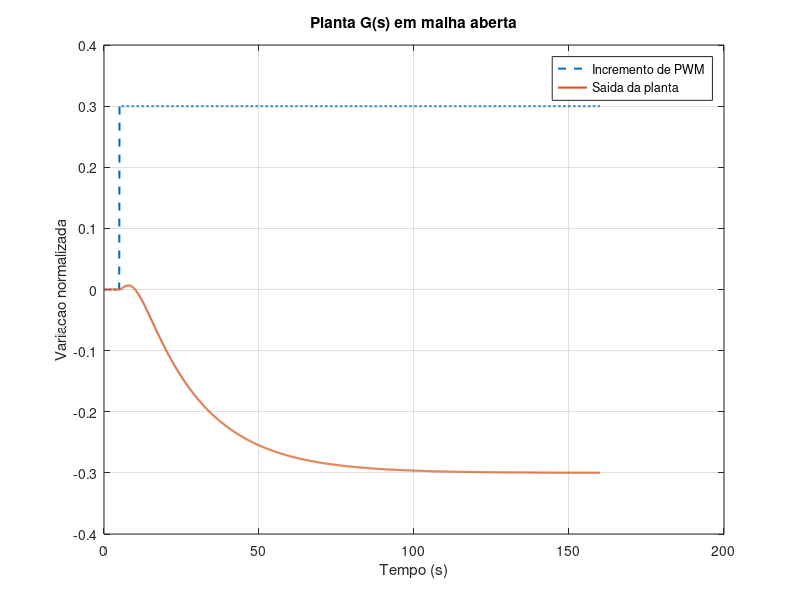
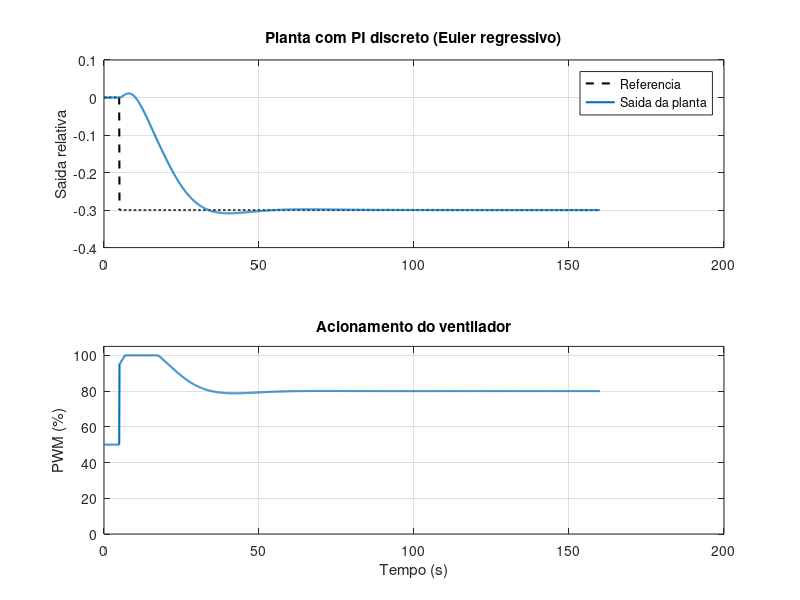

Here is the MATLAB script that generated these plots, in order:
%% PROJETO DE EXAUSTAO - PLANTA E CONTROLADOR PI
% Simulacao academica simplificada.
% Planta em torno de um ponto de operacao de 50% de PWM.
% O modelo nao representa medidas reais do MQ-2 ou da ventoinha.
% Requer Control System Toolbox.

clear; clc; close all;

%% Parametros do projeto
s = tf('s');
G = (2.5*s - 1)/(100*s^3 + 95*s^2 + 24.5*s + 1);

Kp = -1.5;
Ki = -0.0675;
Ts = 0.1;                 % PI executado a cada 100 ms
PWM_base = 0.50;
PWM_min = 0;
PWM_max = 1;
I_min = -0.50;
I_max = 0.50;

t = 0:Ts:160;

%% 1. Planta em malha aberta
% Incremento de 30 pontos percentuais em relacao a 50% de PWM.
% Assim, para a planta linearizada, a entrada e Delta_PWM = +0.30.
delta_pwm = 0.30*(t >= 5);
saida_aberta = lsim(G, delta_pwm, t);

fig1 = figure('Color','w','Name','Planta em malha aberta');
plot(t, delta_pwm, '--', 'LineWidth', 1.5); hold on;
plot(t, saida_aberta, 'LineWidth', 1.5);
grid on; xlabel('Tempo (s)');
ylabel('Variacao normalizada');
title('Planta G(s) em malha aberta');
legend('Incremento de PWM','Saida da planta','Location','best');

%% 2. Controlador PI discreto em malha fechada
% Referencia negativa: representa reducao relativa da grandeza controlada.
% Como G(0)=-1, aumentar o PWM tende a reduzir a saida da planta.
referencia = -0.30*(t >= 5);
Gd = c2d(ss(G), Ts, 'zoh');
[A, B, C, D] = ssdata(Gd);

x = zeros(size(A,1),1);
integral = 0;
saida = zeros(size(t));
pwm = zeros(size(t));

for k = 1:numel(t)
    y = C*x;                    % D = 0 para esta planta
    erro = referencia(k) - y;

    % Euler regressivo, como no firmware
    integral = integral + Ki*Ts*erro;
    integral = min(I_max, max(I_min, integral)); % clamping

    proporcional = Kp*erro;
    comando = PWM_base + proporcional + integral;
    comando = min(PWM_max, max(PWM_min, comando));

    saida(k) = y;
    pwm(k) = comando;

    % Planta recebe o desvio em relacao ao PWM nominal de 50%.
    x = A*x + B*(comando-PWM_base);
end

fig2 = figure('Color','w','Name','PI em malha fechada');
subplot(2,1,1);
plot(t, referencia, 'k--', 'LineWidth', 1.5); hold on;
plot(t, saida, 'LineWidth', 1.5);
grid on; ylabel('Saida relativa');
title('Planta com PI discreto (Euler regressivo)');
legend('Referencia','Saida da planta','Location','best');
subplot(2,1,2);
plot(t, 100*pwm, 'LineWidth', 1.5);
grid on; xlabel('Tempo (s)'); ylabel('PWM (%)');
ylim([0 105]); title('Acionamento do ventilador');

%% Salvar figuras para o relatorio
pasta = 'resultados_simplificados';
if ~exist(pasta,'dir'), mkdir(pasta); end
exportgraphics(fig1,fullfile(pasta,'01_planta_malha_aberta.png'),'Resolution',200);
exportgraphics(fig2,fullfile(pasta,'02_planta_com_PI.png'),'Resolution',200);

fprintf('G(s) = (2.5s - 1)/(100s^3 + 95s^2 + 24.5s + 1)\n');
fprintf('PI: Kp=%.4f, Ki=%.4f, Ts=%.2f s\n', Kp,Ki,Ts);
fprintf('PWM final: %.1f%% | Saida final: %.4f\n', 100*pwm(end), saida(end));
fprintf('Figuras salvas em: %s\n', pasta);
